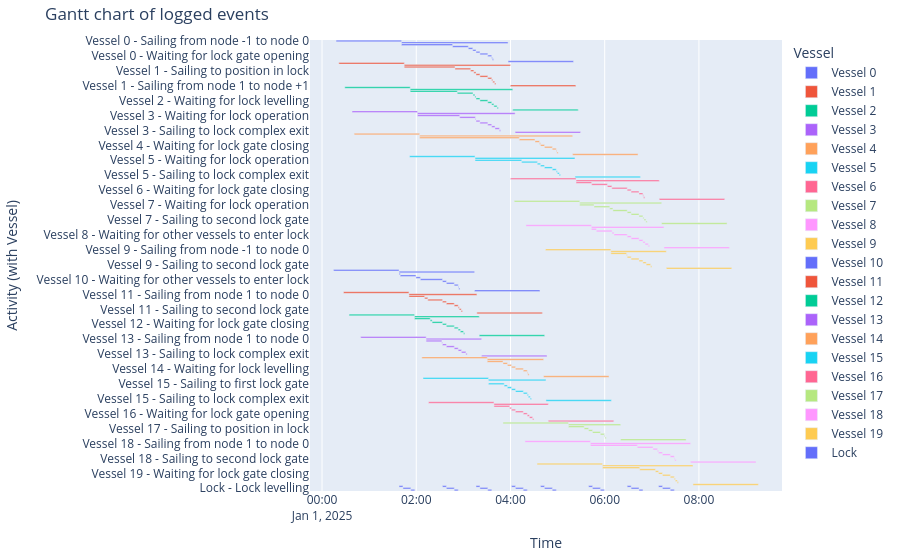

Here is the notebook cell this chart was saved with:
### Markdown cell above
##### Gantt chart of event table
The Gantt chart becomes quite full

### Code cell
df_eventtable = logbook2eventtable([*vessels, lock_chamber])
fig = generate_vessel_gantt_chart(df_eventtable)

### Figure 1 — Plotly figure (JSON) as saved in the notebook; plotly's stock layout.template omitted (floating-point values rounded to 4 significant figures)
{"data": [{"base": ["2025-01-01T00:17:55.000000", "2025-01-01T01:41:15.000000", "2025-01-01T01:41:15.000000", "2025-01-01T02:46:18.000000", "2025-01-01T03:06:18.000000", "2025-01-01T03:11:58.000000", "2025-01-01T03:16:06.000000", "2025-01-01T03:21:06.000000", "2025-01-01T03:31:06.000000", "2025-01-01T03:36:06.000000", "2025-01-01T03:36:55.000000", "2025-01-01T03:56:55.000000"], "hovertemplate": "object name=Vessel 0<br>start time=%{base}<br>stop time=%{x}<br>activity label=%{y}<extra></extra>", "legendgroup": "Vessel 0", "marker": {"color": "#636efa", "pattern": {"shape": ""}}, "name": "Vessel 0", "orientation": "h", "showlegend": true, "textposition": "auto", "type": "bar", "x": [5000000, 8140000, 3903000, 1200000, 340000, 248000, 300000, 600000, 300000, 49000, 92000, 5000000], "xaxis": "x", "y": ["Vessel 0 - Sailing from node -1 to node 0", "Vessel 0 - Sailing from node 0 to node 1", "Vessel 0 - Waiting for lock operation", "Vessel 0 - Sailing to first lock gate", "Vessel 0 - Sailing to position in lock", "Vessel 0 - Waiting for other vessels to enter lock", "Vessel 0 - Waiting for lock gate closing", "Vessel 0 - Waiting for lock levelling", "Vessel 0 - Waiting for lock gate opening", "Vessel 0 - Sailing to second lock gate", "Vessel 0 - Sailing to lock complex exit", "Vessel 0 - Sailing from node 1 to node +1"], "yaxis": "y"}, {"base": ["2025-01-01T00:21:25.000000", "2025-01-01T01:44:45.000000", "2025-01-01T01:44:45.000000", "2025-01-01T02:49:18.000000", "2025-01-01T03:09:18.000000", "2025-01-01T03:13:21.000000", "2025-01-01T03:16:06.000000", "2025-01-01T03:21:06.000000", "2025-01-01T03:31:06.000000", "2025-01-01T03:36:06.000000", "2025-01-01T03:37:29.000000", "2025-01-01T03:39:55.000000", "2025-01-01T03:59:55.000000"], "hovertemplate": "object name=Vessel 1<br>start time=%{base}<br>stop time=%{x}<br>activity label=%{y}<extra></extra>", "legendgroup": "Vessel 1", "marker": {"color": "#EF553B", "pattern": {"shape": ""}}, "name": "Vessel 1", "orientation": "h", "showlegend": true, "textposition": "auto", "type": "bar", "x": [5000000, 8110000, 3873000, 1200000, 243000, 165000, 300000, 600000, 300000, 83000, 146000, 92000, 5000000], "xaxis": "x", "y": ["Vessel 1 - Sailing from node -1 to node 0", "Vessel 1 - Sailing from node 0 to node 1", "Vessel 1 - Waiting for lock operation", "Vessel 1 - Sailing to first lock gate", "Vessel 1 - Sailing to position in lock", "Vessel 1 - Waiting for other vessels to enter lock", "Vessel 1 - Waiting for lock gate closing", "Vessel 1 - Waiting for lock levelling", "Vessel 1 - Waiting for lock gate opening", "Vessel 1 - Waiting for other vessels to leave lock", "Vessel 1 - Sailing to second lock gate", "Vessel 1 - Sailing to lock complex exit", "Vessel 1 - Sailing from node 1 to node +1"], "yaxis": "y"}, {"base": ["2025-01-01T00:28:58.000000", "2025-01-01T01:52:18.000000", "2025-01-01T01:52:18.000000", "2025-01-01T02:52:18.000000", "2025-01-01T03:12:18.000000", "2025-01-01T03:14:43.000000", "2025-01-01T03:16:06.000000", "2025-01-01T03:21:06.000000", "2025-01-01T03:31:06.000000", "2025-01-01T03:36:06.000000", "2025-01-01T03:38:52.000000", "2025-01-01T03:42:55.000000", "2025-01-01T04:02:55.000000"], "hovertemplate": "object name=Vessel 2<br>start time=%{base}<br>stop time=%{x}<br>activity label=%{y}<extra></extra>", "legendgroup": "Vessel 2", "marker": {"color": "#00cc96", "pattern": {"shape": ""}}, "name": "Vessel 2", "orientation": "h", "showlegend": true, "textposition": "auto", "type": "bar", "x": [5000000, 7837000, 3600000, 1200000, 145000, 83000, 300000, 600000, 300000, 166000, 243000, 92000, 5000000], "xaxis": "x", "y": ["Vessel 2 - Sailing from node -1 to node 0", "Vessel 2 - Sailing from node 0 to node 1", "Vessel 2 - Waiting for lock operation", "Vessel 2 - Sailing to first lock gate", "Vessel 2 - Sailing to position in lock", "Vessel 2 - Waiting for other vessels to enter lock", "Vessel 2 - Waiting for lock gate closing", "Vessel 2 - Waiting for lock levelling", "Vessel 2 - Waiting for lock gate opening", "Vessel 2 - Waiting for other vessels to leave lock", "Vessel 2 - Sailing to second lock gate", "Vessel 2 - Sailing to lock complex exit", "Vessel 2 - Sailing from node 1 to node +1"], "yaxis": "y"}, {"base": ["2025-01-01T00:38:13.000000", "2025-01-01T02:01:33.000000", "2025-01-01T02:01:33.000000", "2025-01-01T02:55:18.000000", "2025-01-01T03:15:18.000000", "2025-01-01T03:16:06.000000", "2025-01-01T03:21:06.000000", "2025-01-01T03:31:06.000000", "2025-01-01T03:36:06.000000", "2025-01-01T03:40:15.000000", "2025-01-01T03:45:55.000000", "2025-01-01T04:05:55.000000"], "hovertemplate": "object name=Vessel 3<br>start time=%{base}<br>stop time=%{x}<br>activity label=%{y}<extra></extra>", "legendgroup": "Vessel 3", "marker": {"color": "#ab63fa", "pattern": {"shape": ""}}, "name": "Vessel 3", "orientation": "h", "showlegend": true, "textposition": "auto", "type": "bar", "x": [5000000, 7462000, 3225000, 1200000, 48000, 300000, 600000, 300000, 249000, 340000, 92000, 5000000], "xaxis": "x", "y": ["Vessel 3 - Sailing from node -1 to node 0", "Vessel 3 - Sailing from node 0 to node 1", "Vessel 3 - Waiting for lock operation", "Vessel 3 - Sailing to first lock gate", "Vessel 3 - Sailing to position in lock", "Vessel 3 - Waiting for lock gate closing", "Vessel 3 - Waiting for lock levelling", "Vessel 3 - Waiting for lock gate opening", "Vessel 3 - Waiting for other vessels to leave lock", "Vessel 3 - Sailing to second lock gate", "Vessel 3 - Sailing to lock complex exit", "Vessel 3 - Sailing from node 1 to node +1"], "yaxis": "y"}, {"base": ["2025-01-01T00:40:58.000000", "2025-01-01T02:04:18.000000", "2025-01-01T02:04:18.000000", "2025-01-01T04:11:15.000000", "2025-01-01T04:31:15.000000", "2025-01-01T04:36:56.000000", "2025-01-01T04:38:18.000000", "2025-01-01T04:43:18.000000", "2025-01-01T04:53:18.000000", "2025-01-01T04:58:18.000000", "2025-01-01T04:59:07.000000", "2025-01-01T05:19:07.000000"], "hovertemplate": "object name=Vessel 4<br>start time=%{base}<br>stop time=%{x}<br>activity label=%{y}<extra></extra>", "legendgroup": "Vessel 4", "marker": {"color": "#FFA15A", "pattern": {"shape": ""}}, "name": "Vessel 4", "orientation": "h", "showlegend": true, "textposition": "auto", "type": "bar", "x": [5000000, 11689000, 7617000, 1200000, 341000, 82000, 300000, 600000, 300000, 49000, 92000, 5000000], "xaxis": "x", "y": ["Vessel 4 - Sailing from node -1 to node 0", "Vessel 4 - Sailing from node 0 to node 1", "Vessel 4 - Waiting for lock operation", "Vessel 4 - Sailing to first lock gate", "Vessel 4 - Sailing to position in lock", "Vessel 4 - Waiting for other vessels to enter lock", "Vessel 4 - Waiting for lock gate closing", "Vessel 4 - Waiting for lock levelling", "Vessel 4 - Waiting for lock gate opening", "Vessel 4 - Sailing to second lock gate", "Vessel 4 - Sailing to lock complex exit", "Vessel 4 - Sailing from node 1 to node +1"], "yaxis": "y"}, {"base": ["2025-01-01T01:51:31.000000", "2025-01-01T03:14:51.000000", "2025-01-01T03:14:51.000000", "2025-01-01T04:14:15.000000", "2025-01-01T04:34:15.000000", "2025-01-01T04:38:18.000000", "2025-01-01T04:43:18.000000", "2025-01-01T04:53:18.000000", "2025-01-01T04:58:18.000000", "2025-01-01T04:59:41.000000", "2025-01-01T05:02:07.000000", "2025-01-01T05:22:07.000000"], "hovertemplate": "object name=Vessel 5<br>start time=%{base}<br>stop time=%{x}<br>activity label=%{y}<extra></extra>", "legendgroup": "Vessel 5", "marker": {"color": "#19d3f3", "pattern": {"shape": ""}}, "name": "Vessel 5", "orientation": "h", "showlegend": true, "textposition": "auto", "type": "bar", "x": [5000000, 7636000, 3564000, 1200000, 243000, 300000, 600000, 300000, 83000, 146000, 92000, 5000000], "xaxis": "x", "y": ["Vessel 5 - Sailing from node -1 to node 0", "Vessel 5 - Sailing from node 0 to node 1", "Vessel 5 - Waiting for lock operation", "Vessel 5 - Sailing to first lock gate", "Vessel 5 - Sailing to position in lock", "Vessel 5 - Waiting for lock gate closing", "Vessel 5 - Waiting for lock levelling", "Vessel 5 - Waiting for lock gate opening", "Vessel 5 - Waiting for other vessels to leave lock", "Vessel 5 - Sailing to second lock gate", "Vessel 5 - Sailing to lock complex exit", "Vessel 5 - Sailing from node 1 to node +1"], "yaxis": "y"}, {"base": ["2025-01-01T04:00:10.000000", "2025-01-01T05:23:30.000000", "2025-01-01T05:23:30.000000", "2025-01-01T05:43:25.000000", "2025-01-01T06:03:25.000000", "2025-01-01T06:09:05.000000", "2025-01-01T06:28:40.000000", "2025-01-01T06:33:40.000000", "2025-01-01T06:43:40.000000", "2025-01-01T06:48:40.000000", "2025-01-01T06:49:29.000000", "2025-01-01T07:09:29.000000"], "hovertemplate": "object name=Vessel 6<br>start time=%{base}<br>stop time=%{x}<br>activity label=%{y}<extra></extra>", "legendgroup": "Vessel 6", "marker": {"color": "#FF6692", "pattern": {"shape": ""}}, "name": "Vessel 6", "orientation": "h", "showlegend": true, "textposition": "auto", "type": "bar", "x": [5000000, 6359000, 1195000, 1200000, 340000, 1175000, 300000, 600000, 300000, 49000, 92000, 5000000], "xaxis": "x", "y": ["Vessel 6 - Sailing from node -1 to node 0", "Vessel 6 - Sailing from node 0 to node 1", "Vessel 6 - Waiting for lock operation", "Vessel 6 - Sailing to first lock gate", "Vessel 6 - Sailing to position in lock", "Vessel 6 - Waiting for other vessels to enter lock", "Vessel 6 - Waiting for lock gate closing", "Vessel 6 - Waiting for lock levelling", "Vessel 6 - Waiting for lock gate opening", "Vessel 6 - Sailing to second lock gate", "Vessel 6 - Sailing to lock complex exit", "Vessel 6 - Sailing from node 1 to node +1"], "yaxis": "y"}, {"base": ["2025-01-01T04:04:49.000000", "2025-01-01T05:28:09.000000", "2025-01-01T05:28:09.000000", "2025-01-01T05:46:25.000000", "2025-01-01T06:06:25.000000", "2025-01-01T06:10:28.000000", "2025-01-01T06:28:40.000000", "2025-01-01T06:33:40.000000", "2025-01-01T06:43:40.000000", "2025-01-01T06:48:40.000000", "2025-01-01T06:50:03.000000", "2025-01-01T06:52:29.000000", "2025-01-01T07:12:29.000000"], "hovertemplate": "object name=Vessel 7<br>start time=%{base}<br>stop time=%{x}<br>activity label=%{y}<extra></extra>", "legendgroup": "Vessel 7", "marker": {"color": "#B6E880", "pattern": {"shape": ""}}, "name": "Vessel 7", "orientation": "h", "showlegend": true, "textposition": "auto", "type": "bar", "x": [5000000, 6260000, 1096000, 1200000, 243000, 1092000, 300000, 600000, 300000, 83000, 146000, 92000, 5000000], "xaxis": "x", "y": ["Vessel 7 - Sailing from node -1 to node 0", "Vessel 7 - Sailing from node 0 to node 1", "Vessel 7 - Waiting for lock operation", "Vessel 7 - Sailing to first lock gate", "Vessel 7 - Sailing to position in lock", "Vessel 7 - Waiting for other vessels to enter lock", "Vessel 7 - Waiting for lock gate closing", "Vessel 7 - Waiting for lock levelling", "Vessel 7 - Waiting for lock gate opening", "Vessel 7 - Waiting for other vessels to leave lock", "Vessel 7 - Sailing to second lock gate", "Vessel 7 - Sailing to lock complex exit", "Vessel 7 - Sailing from node 1 to node +1"], "yaxis": "y"}, {"base": ["2025-01-01T04:19:44.000000", "2025-01-01T05:43:04.000000", "2025-01-01T05:43:04.000000", "2025-01-01T05:49:25.000000", "2025-01-01T06:09:25.000000", "2025-01-01T06:11:51.000000", "2025-01-01T06:28:40.000000", "2025-01-01T06:33:40.000000", "2025-01-01T06:43:40.000000", "2025-01-01T06:48:40.000000", "2025-01-01T06:51:26.000000", "2025-01-01T06:55:29.000000", "2025-01-01T07:15:29.000000"], "hovertemplate": "object name=Vessel 8<br>start time=%{base}<br>stop time=%{x}<br>activity label=%{y}<extra></extra>", "legendgroup": "Vessel 8", "marker": {"color": "#FF97FF", "pattern": {"shape": ""}}, "name": "Vessel 8", "orientation": "h", "showlegend": true, "textposition": "auto", "type": "bar", "x": [5000000, 5545000, 381000, 1200000, 146000, 1009000, 300000, 600000, 300000, 166000, 243000, 92000, 5000000], "xaxis": "x", "y": ["Vessel 8 - Sailing from node -1 to node 0", "Vessel 8 - Sailing from node 0 to node 1", "Vessel 8 - Waiting for lock operation", "Vessel 8 - Sailing to first lock gate", "Vessel 8 - Sailing to position in lock", "Vessel 8 - Waiting for other vessels to enter lock", "Vessel 8 - Waiting for lock gate closing", "Vessel 8 - Waiting for lock levelling", "Vessel 8 - Waiting for lock gate opening", "Vessel 8 - Waiting for other vessels to leave lock", "Vessel 8 - Sailing to second lock gate", "Vessel 8 - Sailing to lock complex exit", "Vessel 8 - Sailing from node 1 to node +1"], "yaxis": "y"}, {"base": ["2025-01-01T04:44:32.000000", "2025-01-01T06:07:52.000000", "2025-01-01T06:07:52.000000", "2025-01-01T06:27:52.000000", "2025-01-01T06:28:40.000000", "2025-01-01T06:33:40.000000", "2025-01-01T06:43:40.000000", "2025-01-01T06:48:40.000000", "2025-01-01T06:52:49.000000", "2025-01-01T06:58:29.000000", "2025-01-01T07:18:29.000000"], "hovertemplate": "object name=Vessel 9<br>start time=%{base}<br>stop time=%{x}<br>activity label=%{y}<extra></extra>", "legendgroup": "Vessel 9", "marker": {"color": "#FECB52", "pattern": {"shape": ""}}, "name": "Vessel 9", "orientation": "h", "showlegend": true, "textposition": "auto", "type": "bar", "x": [5000000, 4237000, 1200000, 48000, 300000, 600000, 300000, 249000, 340000, 92000, 5000000], "xaxis": "x", "y": ["Vessel 9 - Sailing from node -1 to node 0", "Vessel 9 - Sailing from node 0 to node 1", "Vessel 9 - Sailing to first lock gate", "Vessel 9 - Sailing to position in lock", "Vessel 9 - Waiting for lock gate closing", "Vessel 9 - Waiting for lock levelling", "Vessel 9 - Waiting for lock gate opening", "Vessel 9 - Waiting for other vessels to leave lock", "Vessel 9 - Sailing to second lock gate", "Vessel 9 - Sailing to lock complex exit", "Vessel 9 - Sailing from node 1 to node +1"], "yaxis": "y"}, {"base": ["2025-01-01T00:14:44.000000", "2025-01-01T01:38:04.000000", "2025-01-01T01:38:04.000000", "2025-01-01T01:39:37.000000", "2025-01-01T01:59:37.000000", "2025-01-01T02:05:17.000000", "2025-01-01T02:33:24.000000", "2025-01-01T02:38:24.000000", "2025-01-01T02:48:24.000000", "2025-01-01T02:53:24.000000", "2025-01-01T02:54:13.000000", "2025-01-01T03:14:13.000000"], "hovertemplate": "object name=Vessel 10<br>start time=%{base}<br>stop time=%{x}<br>activity label=%{y}<extra></extra>", "legendgroup": "Vessel 10", "marker": {"color": "#636efa", "pattern": {"shape": ""}}, "name": "Vessel 10", "orientation": "h", "showlegend": true, "textposition": "auto", "type": "bar", "x": [5000000, 5769000, 93000, 1200000, 340000, 1687000, 300000, 600000, 300000, 49000, 92000, 5000000], "xaxis": "x", "y": ["Vessel 10 - Sailing from node +1 to node 1", "Vessel 10 - Sailing from node 1 to node 0", "Vessel 10 - Waiting for lock operation", "Vessel 10 - Sailing to first lock gate", "Vessel 10 - Sailing to position in lock", "Vessel 10 - Waiting for other vessels to enter lock", "Vessel 10 - Waiting for lock gate closing", "Vessel 10 - Waiting for lock levelling", "Vessel 10 - Waiting for lock gate opening", "Vessel 10 - Sailing to second lock gate", "Vessel 10 - Sailing to lock complex exit", "Vessel 10 - Sailing from node 0 to node -1"], "yaxis": "y"}, {"base": ["2025-01-01T00:27:21.000000", "2025-01-01T01:50:41.000000", "2025-01-01T01:50:41.000000", "2025-01-01T02:10:41.000000", "2025-01-01T02:14:44.000000", "2025-01-01T02:33:24.000000", "2025-01-01T02:38:24.000000", "2025-01-01T02:48:24.000000", "2025-01-01T02:53:24.000000", "2025-01-01T02:54:47.000000", "2025-01-01T02:57:13.000000", "2025-01-01T03:17:13.000000"], "hovertemplate": "object name=Vessel 11<br>start time=%{base}<br>stop time=%{x}<br>activity label=%{y}<extra></extra>", "legendgroup": "Vessel 11", "marker": {"color": "#EF553B", "pattern": {"shape": ""}}, "name": "Vessel 11", "orientation": "h", "showlegend": true, "textposition": "auto", "type": "bar", "x": [5000000, 5192000, 1200000, 243000, 1120000, 300000, 600000, 300000, 83000, 146000, 92000, 5000000], "xaxis": "x", "y": ["Vessel 11 - Sailing from node +1 to node 1", "Vessel 11 - Sailing from node 1 to node 0", "Vessel 11 - Sailing to first lock gate", "Vessel 11 - Sailing to position in lock", "Vessel 11 - Waiting for other vessels to enter lock", "Vessel 11 - Waiting for lock gate closing", "Vessel 11 - Waiting for lock levelling", "Vessel 11 - Waiting for lock gate opening", "Vessel 11 - Waiting for other vessels to leave lock", "Vessel 11 - Sailing to second lock gate", "Vessel 11 - Sailing to lock complex exit", "Vessel 11 - Sailing from node 0 to node -1"], "yaxis": "y"}, {"base": ["2025-01-01T00:34:27.000000", "2025-01-01T01:57:47.000000", "2025-01-01T01:57:47.000000", "2025-01-01T02:17:47.000000", "2025-01-01T02:20:13.000000", "2025-01-01T02:33:24.000000", "2025-01-01T02:38:24.000000", "2025-01-01T02:48:24.000000", "2025-01-01T02:53:24.000000", "2025-01-01T02:56:10.000000", "2025-01-01T03:00:13.000000", "2025-01-01T03:20:13.000000"], "hovertemplate": "object name=Vessel 12<br>start time=%{base}<br>stop time=%{x}<br>activity label=%{y}<extra></extra>", "legendgroup": "Vessel 12", "marker": {"color": "#00cc96", "pattern": {"shape": ""}}, "name": "Vessel 12", "orientation": "h", "showlegend": true, "textposition": "auto", "type": "bar", "x": [5000000, 4946000, 1200000, 146000, 791000, 300000, 600000, 300000, 166000, 243000, 92000, 5000000], "xaxis": "x", "y": ["Vessel 12 - Sailing from node +1 to node 1", "Vessel 12 - Sailing from node 1 to node 0", "Vessel 12 - Sailing to first lock gate", "Vessel 12 - Sailing to position in lock", "Vessel 12 - Waiting for other vessels to enter lock", "Vessel 12 - Waiting for lock gate closing", "Vessel 12 - Waiting for lock levelling", "Vessel 12 - Waiting for lock gate opening", "Vessel 12 - Waiting for other vessels to leave lock", "Vessel 12 - Sailing to second lock gate", "Vessel 12 - Sailing to lock complex exit", "Vessel 12 - Sailing from node 0 to node -1"], "yaxis": "y"}, {"base": ["2025-01-01T00:49:15.000000", "2025-01-01T02:12:35.000000", "2025-01-01T02:12:35.000000", "2025-01-01T02:32:35.000000", "2025-01-01T02:33:24.000000", "2025-01-01T02:38:24.000000", "2025-01-01T02:48:24.000000", "2025-01-01T02:53:24.000000", "2025-01-01T02:57:32.000000", "2025-01-01T03:03:13.000000", "2025-01-01T03:23:13.000000"], "hovertemplate": "object name=Vessel 13<br>start time=%{base}<br>stop time=%{x}<br>activity label=%{y}<extra></extra>", "legendgroup": "Vessel 13", "marker": {"color": "#ab63fa", "pattern": {"shape": ""}}, "name": "Vessel 13", "orientation": "h", "showlegend": true, "textposition": "auto", "type": "bar", "x": [5000000, 4238000, 1200000, 49000, 300000, 600000, 300000, 248000, 341000, 92000, 5000000], "xaxis": "x", "y": ["Vessel 13 - Sailing from node +1 to node 1", "Vessel 13 - Sailing from node 1 to node 0", "Vessel 13 - Sailing to first lock gate", "Vessel 13 - Sailing to position in lock", "Vessel 13 - Waiting for lock gate closing", "Vessel 13 - Waiting for lock levelling", "Vessel 13 - Waiting for lock gate opening", "Vessel 13 - Waiting for other vessels to leave lock", "Vessel 13 - Sailing to second lock gate", "Vessel 13 - Sailing to lock complex exit", "Vessel 13 - Sailing from node 0 to node -1"], "yaxis": "y"}, {"base": ["2025-01-01T02:07:07.000000", "2025-01-01T03:30:27.000000", "2025-01-01T03:30:27.000000", "2025-01-01T03:50:27.000000", "2025-01-01T03:56:08.000000", "2025-01-01T04:01:22.000000", "2025-01-01T04:06:22.000000", "2025-01-01T04:16:22.000000", "2025-01-01T04:21:22.000000", "2025-01-01T04:22:10.000000", "2025-01-01T04:42:10.000000"], "hovertemplate": "object name=Vessel 14<br>start time=%{base}<br>stop time=%{x}<br>activity label=%{y}<extra></extra>", "legendgroup": "Vessel 14", "marker": {"color": "#FFA15A", "pattern": {"shape": ""}}, "name": "Vessel 14", "orientation": "h", "showlegend": true, "textposition": "auto", "type": "bar", "x": [5000000, 4303000, 1200000, 341000, 314000, 300000, 600000, 300000, 48000, 93000, 5000000], "xaxis": "x", "y": ["Vessel 14 - Sailing from node +1 to node 1", "Vessel 14 - Sailing from node 1 to node 0", "Vessel 14 - Sailing to first lock gate", "Vessel 14 - Sailing to position in lock", "Vessel 14 - Waiting for other vessels to enter lock", "Vessel 14 - Waiting for lock gate closing", "Vessel 14 - Waiting for lock levelling", "Vessel 14 - Waiting for lock gate opening", "Vessel 14 - Sailing to second lock gate", "Vessel 14 - Sailing to lock complex exit", "Vessel 14 - Sailing from node 0 to node -1"], "yaxis": "y"}, {"base": ["2025-01-01T02:08:36.000000", "2025-01-01T03:31:56.000000", "2025-01-01T03:31:56.000000", "2025-01-01T03:32:00.000000", "2025-01-01T03:52:00.000000", "2025-01-01T03:56:03.000000", "2025-01-01T04:01:22.000000", "2025-01-01T04:06:22.000000", "2025-01-01T04:16:22.000000", "2025-01-01T04:21:22.000000", "2025-01-01T04:22:45.000000", "2025-01-01T04:25:10.000000", "2025-01-01T04:45:10.000000"], "hovertemplate": "object name=Vessel 15<br>start time=%{base}<br>stop time=%{x}<br>activity label=%{y}<extra></extra>", "legendgroup": "Vessel 15", "marker": {"color": "#19d3f3", "pattern": {"shape": ""}}, "name": "Vessel 15", "orientation": "h", "showlegend": true, "textposition": "auto", "type": "bar", "x": [5000000, 4394000, 4000, 1200000, 243000, 319000, 300000, 600000, 300000, 83000, 145000, 93000, 5000000], "xaxis": "x", "y": ["Vessel 15 - Sailing from node +1 to node 1", "Vessel 15 - Sailing from node 1 to node 0", "Vessel 15 - Waiting for lock operation", "Vessel 15 - Sailing to first lock gate", "Vessel 15 - Sailing to position in lock", "Vessel 15 - Waiting for other vessels to enter lock", "Vessel 15 - Waiting for lock gate closing", "Vessel 15 - Waiting for lock levelling", "Vessel 15 - Waiting for lock gate opening", "Vessel 15 - Waiting for other vessels to leave lock", "Vessel 15 - Sailing to second lock gate", "Vessel 15 - Sailing to lock complex exit", "Vessel 15 - Sailing from node 0 to node -1"], "yaxis": "y"}, {"base": ["2025-01-01T02:15:36.000000", "2025-01-01T03:38:56.000000", "2025-01-01T03:38:56.000000", "2025-01-01T03:58:56.000000", "2025-01-01T04:01:22.000000", "2025-01-01T04:06:22.000000", "2025-01-01T04:16:22.000000", "2025-01-01T04:21:22.000000", "2025-01-01T04:24:07.000000", "2025-01-01T04:28:10.000000", "2025-01-01T04:48:10.000000"], "hovertemplate": "object name=Vessel 16<br>start time=%{base}<br>stop time=%{x}<br>activity label=%{y}<extra></extra>", "legendgroup": "Vessel 16", "marker": {"color": "#FF6692", "pattern": {"shape": ""}}, "name": "Vessel 16", "orientation": "h", "showlegend": true, "textposition": "auto", "type": "bar", "x": [5000000, 4154000, 1200000, 146000, 300000, 600000, 300000, 165000, 243000, 93000, 5000000], "xaxis": "x", "y": ["Vessel 16 - Sailing from node +1 to node 1", "Vessel 16 - Sailing from node 1 to node 0", "Vessel 16 - Sailing to first lock gate", "Vessel 16 - Sailing to position in lock", "Vessel 16 - Waiting for lock gate closing", "Vessel 16 - Waiting for lock levelling", "Vessel 16 - Waiting for lock gate opening", "Vessel 16 - Waiting for other vessels to leave lock", "Vessel 16 - Sailing to second lock gate", "Vessel 16 - Sailing to lock complex exit", "Vessel 16 - Sailing from node 0 to node -1"], "yaxis": "y"}, {"base": ["2025-01-01T03:50:31.000000", "2025-01-01T05:13:51.000000", "2025-01-01T05:13:51.000000", "2025-01-01T05:33:51.000000", "2025-01-01T05:39:31.000000", "2025-01-01T05:44:31.000000", "2025-01-01T05:54:31.000000", "2025-01-01T05:59:31.000000", "2025-01-01T06:00:20.000000", "2025-01-01T06:20:20.000000"], "hovertemplate": "object name=Vessel 17<br>start time=%{base}<br>stop time=%{x}<br>activity label=%{y}<extra></extra>", "legendgroup": "Vessel 17", "marker": {"color": "#B6E880", "pattern": {"shape": ""}}, "name": "Vessel 17", "orientation": "h", "showlegend": true, "textposition": "auto", "type": "bar", "x": [5000000, 3989000, 1200000, 340000, 300000, 600000, 300000, 49000, 92000, 5000000], "xaxis": "x", "y": ["Vessel 17 - Sailing from node +1 to node 1", "Vessel 17 - Sailing from node 1 to node 0", "Vessel 17 - Sailing to first lock gate", "Vessel 17 - Sailing to position in lock", "Vessel 17 - Waiting for lock gate closing", "Vessel 17 - Waiting for lock levelling", "Vessel 17 - Waiting for lock gate opening", "Vessel 17 - Sailing to second lock gate", "Vessel 17 - Sailing to lock complex exit", "Vessel 17 - Sailing from node 0 to node -1"], "yaxis": "y"}, {"base": ["2025-01-01T04:18:29.000000", "2025-01-01T05:41:49.000000", "2025-01-01T05:41:49.000000", "2025-01-01T06:41:34.000000", "2025-01-01T07:01:34.000000", "2025-01-01T07:07:14.000000", "2025-01-01T07:08:37.000000", "2025-01-01T07:13:37.000000", "2025-01-01T07:23:37.000000", "2025-01-01T07:28:37.000000", "2025-01-01T07:29:25.000000", "2025-01-01T07:49:25.000000"], "hovertemplate": "object name=Vessel 18<br>start time=%{base}<br>stop time=%{x}<br>activity label=%{y}<extra></extra>", "legendgroup": "Vessel 18", "marker": {"color": "#FF97FF", "pattern": {"shape": ""}}, "name": "Vessel 18", "orientation": "h", "showlegend": true, "textposition": "auto", "type": "bar", "x": [5000000, 7656000, 3585000, 1200000, 340000, 83000, 300000, 600000, 300000, 48000, 93000, 5000000], "xaxis": "x", "y": ["Vessel 18 - Sailing from node +1 to node 1", "Vessel 18 - Sailing from node 1 to node 0", "Vessel 18 - Waiting for lock operation", "Vessel 18 - Sailing to first lock gate", "Vessel 18 - Sailing to position in lock", "Vessel 18 - Waiting for other vessels to enter lock", "Vessel 18 - Waiting for lock gate closing", "Vessel 18 - Waiting for lock levelling", "Vessel 18 - Waiting for lock gate opening", "Vessel 18 - Sailing to second lock gate", "Vessel 18 - Sailing to lock complex exit", "Vessel 18 - Sailing from node 0 to node -1"], "yaxis": "y"}, {"base": ["2025-01-01T04:33:52.000000", "2025-01-01T05:57:12.000000", "2025-01-01T05:57:12.000000", "2025-01-01T06:44:34.000000", "2025-01-01T07:04:34.000000", "2025-01-01T07:08:37.000000", "2025-01-01T07:13:37.000000", "2025-01-01T07:23:37.000000", "2025-01-01T07:28:37.000000", "2025-01-01T07:30:00.000000", "2025-01-01T07:32:25.000000", "2025-01-01T07:52:25.000000"], "hovertemplate": "object name=Vessel 19<br>start time=%{base}<br>stop time=%{x}<br>activity label=%{y}<extra></extra>", "legendgroup": "Vessel 19", "marker": {"color": "#FECB52", "pattern": {"shape": ""}}, "name": "Vessel 19", "orientation": "h", "showlegend": true, "textposition": "auto", "type": "bar", "x": [5000000, 6913000, 2842000, 1200000, 243000, 300000, 600000, 300000, 83000, 145000, 93000, 5000000], "xaxis": "x", "y": ["Vessel 19 - Sailing from node +1 to node 1", "Vessel 19 - Sailing from node 1 to node 0", "Vessel 19 - Waiting for lock operation", "Vessel 19 - Sailing to first lock gate", "Vessel 19 - Sailing to position in lock", "Vessel 19 - Waiting for lock gate closing", "Vessel 19 - Waiting for lock levelling", "Vessel 19 - Waiting for lock gate opening", "Vessel 19 - Waiting for other vessels to leave lock", "Vessel 19 - Sailing to second lock gate", "Vessel 19 - Sailing to lock complex exit", "Vessel 19 - Sailing from node 0 to node -1"], "yaxis": "y"}, {"base": ["2025-01-01T01:38:04.000000", "2025-01-01T01:43:04.000000", "2025-01-01T01:53:04.000000", "2025-01-01T02:33:24.000000", "2025-01-01T02:38:24.000000", "2025-01-01T02:48:24.000000", "2025-01-01T03:16:06.000000", "2025-01-01T03:21:06.000000", "2025-01-01T03:31:06.000000", "2025-01-01T04:01:22.000000", "2025-01-01T04:06:22.000000", "2025-01-01T04:16:22.000000", "2025-01-01T04:38:18.000000", "2025-01-01T04:43:18.000000", "2025-01-01T04:53:18.000000", "2025-01-01T05:39:31.000000", "2025-01-01T05:44:31.000000", "2025-01-01T05:54:31.000000", "2025-01-01T06:28:40.000000", "2025-01-01T06:33:40.000000", "2025-01-01T06:43:40.000000", "2025-01-01T07:08:37.000000", "2025-01-01T07:13:37.000000", "2025-01-01T07:23:37.000000"], "hovertemplate": "object name=Lock<br>start time=%{base}<br>stop time=%{x}<br>activity label=%{y}<extra></extra>", "legendgroup": "Lock", "marker": {"color": "#636efa", "pattern": {"shape": ""}}, "name": "Lock", "orientation": "h", "showlegend": true, "textposition": "auto", "type": "bar", "x": [300000, 600000, 300000, 300000, 600000, 300000, 300000, 600000, 300000, 300000, 600000, 300000, 300000, 600000, 300000, 300000, 600000, 300000, 300000, 600000, 300000, 300000, 600000, 300000], "xaxis": "x", "y": ["Lock - Lock gate closing", "Lock - Lock levelling", "Lock - Lock gate opening", "Lock - Lock gate closing", "Lock - Lock levelling", "Lock - Lock gate opening", "Lock - Lock gate closing", "Lock - Lock levelling", "Lock - Lock gate opening", "Lock - Lock gate closing", "Lock - Lock levelling", "Lock - Lock gate opening", "Lock - Lock gate closing", "Lock - Lock levelling", "Lock - Lock gate opening", "Lock - Lock gate closing", "Lock - Lock levelling", "Lock - Lock gate opening", "Lock - Lock gate closing", "Lock - Lock levelling", "Lock - Lock gate opening", "Lock - Lock gate closing", "Lock - Lock levelling", "Lock - Lock gate opening"], "yaxis": "y"}], "layout": {"barmode": "overlay", "legend": {"title": {"text": "Vessel"}, "tracegroupgap": 0}, "margin": {"b": 20, "l": 20, "r": 20, "t": 40}, "title": {"text": "Gantt chart of logged events"}, "xaxis": {"anchor": "y", "domain": [0, 1], "title": {"text": "Time"}, "type": "date"}, "yaxis": {"anchor": "x", "autorange": "reversed", "domain": [0, 1], "title": {"text": "Activity (with Vessel)"}}}}
